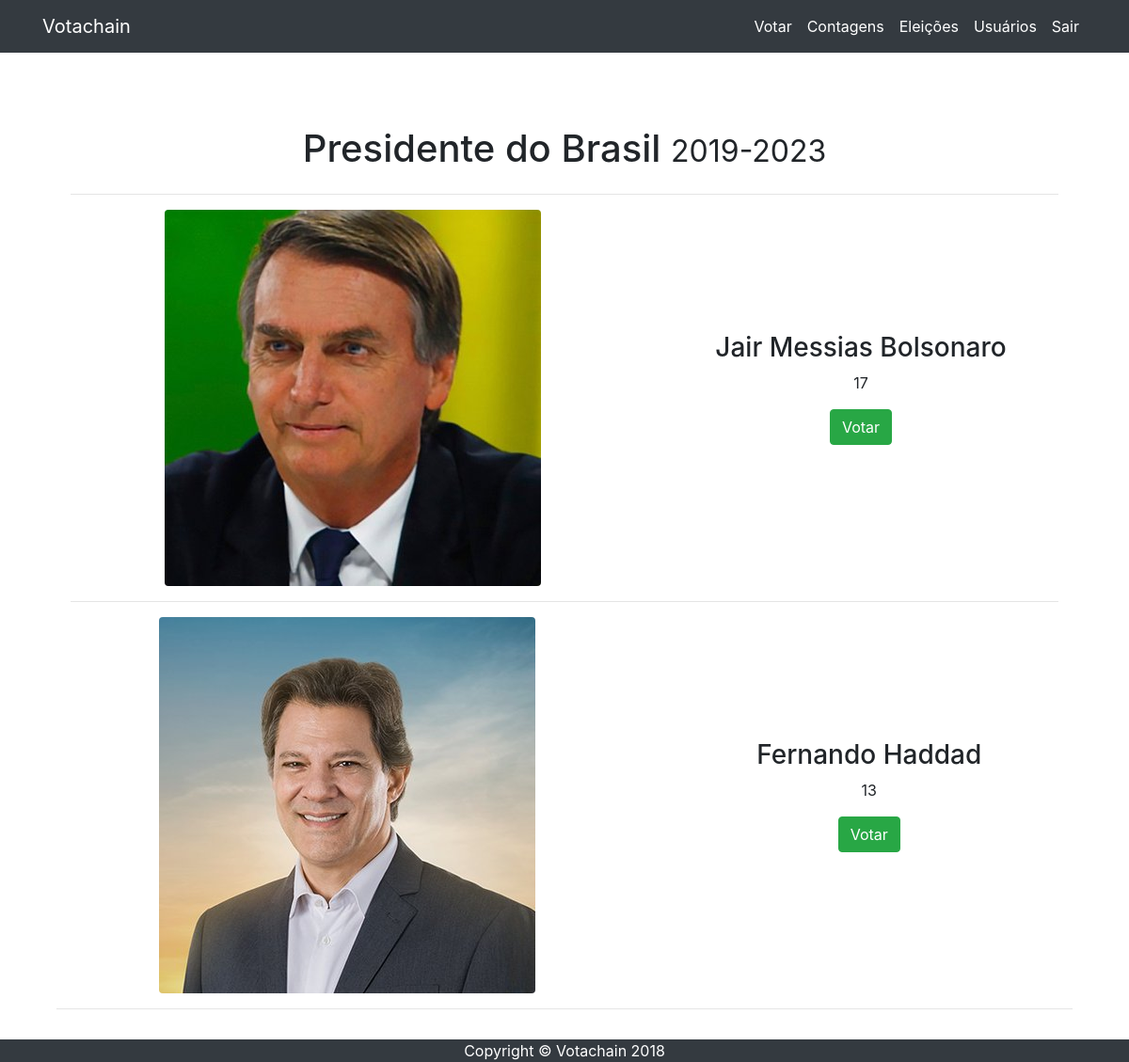
/votar.php?id_eleicao=1 (signed in), run on the app's committed database.
### tables this page shows
CREATE TABLE `eleicoes` (
  `id` int(11) NOT NULL,
  `descricao` varchar(255) NOT NULL,
  `periodo` varchar(10) NOT NULL,
  `ativa` tinyint(1) NOT NULL
);

CREATE TABLE `candidato_eleicao` (
  `id` int(11) NOT NULL,
  `id_eleicao` int(11) NOT NULL,
  `id_candidato` int(11) NOT NULL
);

CREATE TABLE `candidatos` (
  `id` int(11) NOT NULL,
  `nome` varchar(255) NOT NULL,
  `numero` int(11) NOT NULL,
  `foto` varchar(255) NOT NULL
);

### usuario-session.php (called while the page is built, shortened)
<?php
    function usuarioEstaLogado() {
        return isset($_SESSION["usuario_logado"]);
    }

### banco-eleicao.php (called while the page is built, shortened)
<?php
	function buscaEleicao($conexao, $id) {
		$query = "select * from eleicoes where id = {$id}";
		$resultado = mysqli_query($conexao, $query);
		return mysqli_fetch_assoc($resultado);
	}

### banco-candidato-eleicao.php (called while the page is built, shortened)
<?php
	function listaCandidatosEleicao($conexao, $id_eleicao) {
		$candidatos = array();
		$resultado = mysqli_query($conexao,"select ce.id, ce.id_eleicao, c.id as id_candidato, c.nome, c.numero, c.foto
										      from candidato_eleicao ce
											  join candidatos c
												on ce.id_candidato = c.id
											where ce.id_eleicao = {$id_eleicao}");
		while ($candidato = mysqli_fetch_assoc($resultado)) {
			array_push($candidatos, $candidato);
		}
		return $candidatos;
	}

### votar.php (the view, shortened to what this page needs)
<?php
    require_once("cabecalho.php");
    require_once("banco-eleicao.php");
    require_once("banco-candidato-eleicao.php");
    require_once("usuario-session.php");
    $id_eleicao = $_GET["id_eleicao"];
    $eleicao = buscaEleicao($conexao, $id_eleicao);
    $candidatos = listaCandidatosEleicao($conexao, $id_eleicao); ?>
    <div class="container">
        <h1 class="my-4"><?=$eleicao["descricao"]?>
            <small><?=$eleicao["periodo"]?></small>
        </h1> <hr> <?php
        foreach($candidatos as $candidato) { ?>
            <div class="row">
                <div class="col-md-7"><img class="img-fluid rounded mb-3 mb-md-0" src="<?=$candidato["foto"]?>" alt="imagem do candidato <?=$candidato["nome"]?>"></div>
                    <div class="col-md-5 text-center" style="padding-top: 130px;">
                        <h3><?=$candidato["nome"]?></h3>
                        <p><?=$candidato["numero"]?></p>
                        <form action="adiciona-voto.php" method="POST">
                            <button class="btn btn-success">Votar</button>
                        </form>
                    </div>
                </div>
                <hr>
            </div> <?php
        } ?>
    </div> <?php
    include("rodape.php");

### cabecalho.php (shortened to what this page needs)
<?php
    require_once("usuario-session.php"); ?>
    <html>
        <head>
            <link href="css/bootstrap.min.css" rel="stylesheet">
            <link href="css/menu.css" rel="stylesheet">
            <link href="css/votar.css" rel="stylesheet">
            <link href="css/votachain.css" rel="stylesheet" />
        </head>
        <body>
            <nav class="navbar navbar-expand-lg navbar-dark bg-dark fixed-top">
                <div class="container">
                    <a class="navbar-brand" href="index.php">Votachain</a>
                    </button> <?php
                    if (usuarioEstaLogado()) {  ?>
                        <div class="collapse navbar-collapse" id="navbarResponsive">
                            <ul class="navbar-nav ml-auto text-right">
                                <li class="nav-item active">
                                    <a class="nav-link" href="menu-votacao.php">Votar</a>
                                </li>
                                <li class="nav-item active">
                                    <a class="nav-link" href="#">Contagens</a>
                                </li> <?php
                                if ($_SESSION["usuario_administrador"] == true) { ?>
                                    <li class="nav-item active">
                                        <a class="nav-link" href="menu-eleicao.php">Eleições</a>
                                    </li>
                                    <li class="nav-item active">
                                        <a class="nav-link" href="menu-usuario.php">Usuários</a>
                                    </li> <?php
                                } ?>
                                <li class="nav-item active">
                                    <a class="nav-link" href="logout.php">Sair</a>
                                </li>
                            </ul>
                        </div> <?php
                    } ?>
                </div>
            </nav>
            <div class="container">
                <div class="principal">

### rodape.php (shortened to what this page needs)
		<footer class="bg-dark fixed-bottom">
			<div class="container">
				<p class="m-0 text-center text-white">Copyright &copy; Votachain 2018</p>
			</div>
		</footer>
	</body>
</html>

### css/menu.css (style rules this page uses)
body { padding-top: 54px; }
@media (min-width: 992px) { body { padding-top: 56px; } }

### css/votar.css (style rules this page uses)
body { padding-top: 54px; }
@media (min-width: 992px) { body { padding-top: 56px; } }

### css/votachain.css (style rules this page uses)
body { padding-top: 70px; }
.principal { padding: 40px 15px; text-align: center; }

### data on the page
eleicoes: descricao "Presidente do Brasil", periodo "2019-2023"
candidato_eleicao: id_candidato.foto (picture), id_candidato.nome "Jair Messias Bolsonaro", id_candidato.numero "17"
candidato_eleicao: id_candidato.foto (picture), id_candidato.nome "Fernando Haddad", id_candidato.numero "13"
